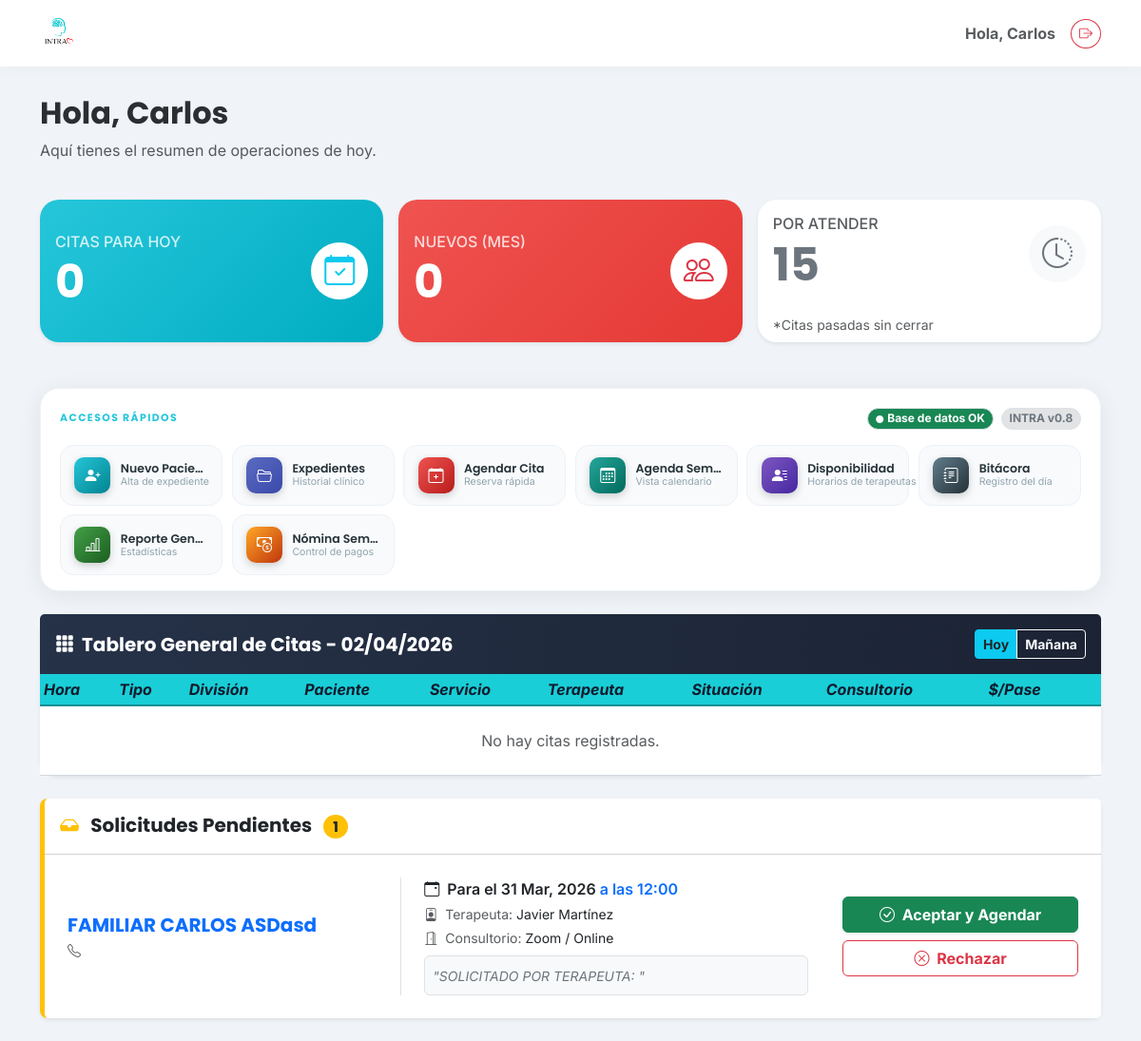
The app's page / (signed in), older data.
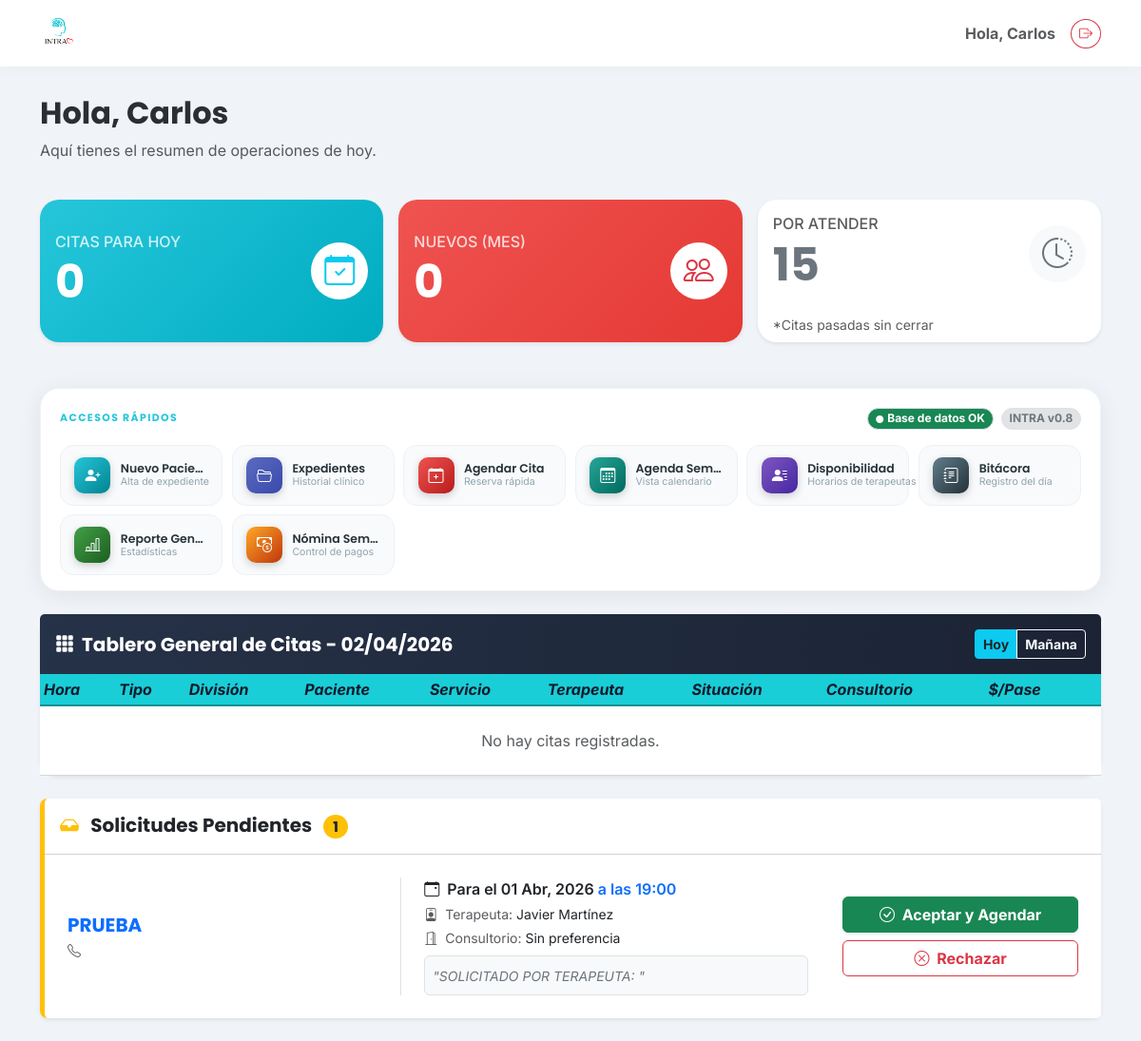
The same page, newer data.
### clinica/models.py (models this page shows, shortened)
class SolicitudCita(models.Model):
    ESTADOS = [
        ('pendiente', 'Pendiente'),
        ('aceptada', 'Aceptada'),
        ('rechazada', 'Rechazada'),
    ]
    paciente_nombre = models.CharField(max_length=150)
    telefono = models.CharField(max_length=20)
    fecha_deseada = models.DateField()
    hora_deseada = models.TimeField(null=True, blank=True)
    terapeuta = models.ForeignKey('Terapeuta', on_delete=models.SET_NULL, null=True, blank=True)
    consultorio = models.ForeignKey('Consultorio', on_delete=models.SET_NULL, null=True, blank=True)
    notas_paciente = models.TextField(blank=True, null=True, help_text="Mensaje original del paciente")
    estado = models.CharField(max_length=20, choices=ESTADOS, default='pendiente')
    motivo_rechazo = models.TextField(blank=True, null=True, help_text="Razón enviada al paciente si se rechaza")
    fecha_creacion = models.DateTimeField(auto_now_add=True)

class Terapeuta(models.Model):
    usuario = models.OneToOneField(User, on_delete=models.SET_NULL, null=True, blank=True, related_name='perfil_terapeuta')
    nombre = models.CharField(max_length=100)
    activo = models.BooleanField(default=True)
    def __str__(self):
        return self.nombre

class Consultorio(models.Model):
    SEDE_CHOICES = [
        ('republica',      'República'),
        ('morelos',        'Morelos'),
        ('colinas',        'Colinas'),
        ('trabajo_social', 'Trabajo Social'),
        ('zoom',           'Zoom / Online'),
        ('externo',        'Externo'),
    ]
    nombre = models.CharField(max_length=100)
    sede   = models.CharField(max_length=20, choices=SEDE_CHOICES, null=True, blank=True)
    def __str__(self):
        return self.nombre

### clinica/views.py (the view)
# urls.py: path('', clinica_views.home, name='home'),
@login_required
def home(request):
    if hasattr(request.user, 'perfil_terapeuta'):
        return redirect('portal_terapeuta')
    if hasattr(request.user, 'perfil_paciente'):
        return redirect('portal_paciente')
    if hasattr(request.user, 'perfil_empresa'):
        return redirect('portal_empresa')
    from django.utils import timezone
    from .forms import CitaForm
    from .models import SolicitudCita # <-- Importamos la sala de espera por si acaso
    hoy = timezone.now().date()
    mes_actual = timezone.now().month
    solicitudes_pendientes = SolicitudCita.objects.filter(estado='pendiente').order_by('fecha_creacion')
    citas_hoy_count = Cita.objects.filter(fecha=hoy).count()
    pendientes_count = Cita.objects.filter(
        fecha__lte=hoy,
        estatus__in=Cita.ESTATUS_ACTIVOS,
    ).count()
    pacientes_nuevos = Paciente.objects.filter(
        fecha_registro__month=mes_actual
    ).count()
    proximas_citas = Cita.objects.filter(
        fecha__gte=hoy,
        estatus__in=Cita.ESTATUS_ACTIVOS,
    ).order_by('fecha', 'hora')
    dia_tablero = request.GET.get('dia', 'hoy')
    if dia_tablero == 'manana':
        fecha_tablero = hoy + timedelta(days=1)
    else:
        dia_tablero = 'hoy'
        fecha_tablero = hoy
    citas_tablero = Cita.objects.filter(
        fecha=fecha_tablero,
    ).select_related(
        'division', 'servicio', 'terapeuta', 'consultorio', 'paciente'
    ).prefetch_related(
        'pacientes_adicionales'
    ).order_by('fecha', 'hora')
    return render(request, 'clinica/home.html', {
        'citas_hoy': citas_hoy_count,
        'pendientes': pendientes_count,
        'pacientes_nuevos': pacientes_nuevos,
        'proximas_citas': proximas_citas,
        'citas_tablero': citas_tablero,
        'dia_tablero': dia_tablero,
        'fecha_tablero': fecha_tablero,
        'hoy': hoy,
        'form': CitaForm(),
        'solicitudes_pendientes': solicitudes_pendientes, # <--- AQUI YA ESTA INCLUIDO EN EL PAQUETE
    })

### clinica/models.py (called while the page is built)
    def __str__(self):
        return self.nombre

    def __str__(self):
        return self.nombre

    def __str__(self):
        return self.nombre

### clinica/templates/clinica/home.html (shortened to what the changed rows need)
{% extends 'clinica/base.html' %}
{% load static %}
{% block content %}
<div class="row mb-4 animate__animated animate__fadeIn">
    <div class="col-12">
        <h2 class="fw-bold text-secondary-emphasis">
            Hola, {{ user.username|title }}
        </h2>
    </div>
</div>
<div class="row g-3 mb-5">
    <div class="col-md-4">
        <div class="card border-0 shadow-sm h-100" style="background: linear-gradient(135deg, #26C6DA 0%, #00ACC1 100%); color: white;">
            <div class="card-body d-flex align-items-center justify-content-between">
                <div>
                    <h1 class="fw-bold mb-0 display-5">{{ citas_hoy }}</h1>
                </div>
            </div>
        </div>
    </div>
    <div class="col-md-4">
        <div class="card border-0 shadow-sm h-100" style="background: linear-gradient(135deg, #EF5350 0%, #E53935 100%); color: white;">
            <div class="card-body d-flex align-items-center justify-content-between">
                <div>
                    <h1 class="fw-bold mb-0 display-5">{{ pacientes_nuevos }}</h1>
                </div>
            </div>
        </div>
    </div>
    <div class="col-md-4">
        <div class="card border-0 shadow-sm h-100 bg-white">
            <div class="card-body d-flex align-items-center justify-content-between">
                <div>
                    <h1 class="fw-bold mb-0 display-5 text-secondary">{{ pendientes }}</h1>
                </div>
            </div>
        </div>
    </div>
</div>
<div class="row mt-4">
    <div class="col-12">
        <div class="card shadow-sm border-0">
            <div class="card-body p-0">
                <div class="table-responsive">
                    <table class="table table-sm align-middle mb-0 tabla-tablero-citas">
                        <thead>
                            <tr>
                                <th>Hora</th>
                                <th>Tipo</th>
                                <th>División</th>
                                <th>Paciente</th>
                                <th>Servicio</th>
                                <th>Terapeuta</th>
                                <th>Situación</th>
                                <th>Consultorio</th>
                                <th>$/Pase</th>
                                <th></th>
                            </tr>
                        </thead>
                    </table>
                </div>
            </div>
        </div>
    </div>
</div>
<link href="https://cdn.jsdelivr.net/npm/select2@4.1.0-rc.0/dist/css/select2.min.css" rel="stylesheet" />
    {% if solicitudes_pendientes %}
    <div class="row mt-4 mb-4">
        <div class="col-12">
            <div class="card shadow-sm border-0 border-start border-warning border-5 rounded-3">
                <div class="list-group list-group-flush">
                    {% for solicitud in solicitudes_pendientes %}
                    <div class="list-group-item p-4 hover-bg-light">
                        <div class="row align-items-center">
                            <div class="col-md-4 mb-2 mb-md-0">
                                <h5 class="fw-bold text-primary mb-1">{{ solicitud.paciente_nombre }}</h5>
                                <p class="text-muted mb-0 small"><i class="bi bi-telephone me-1"></i> {{ solicitud.telefono }}</p>
                            </div>
                            <div class="col-md-5 mb-3 mb-md-0 border-start px-md-4">
                                <p class="mb-1 text-dark fw-semibold">
                                    <i class="bi bi-calendar-event me-1"></i> Para el {{ solicitud.fecha_deseada|date:"d M, Y" }}
                                    {% if solicitud.hora_deseada %}<span class="text-primary"> a las {{ solicitud.hora_deseada|time:"H:i" }}</span>{% endif %}
                                </p>
                                <p class="mb-1 text-muted small">
                                    <i class="bi bi-person-badge me-1"></i> Terapeuta: <span class="text-dark">{{ solicitud.terapeuta|default:"Sin preferencia" }}</span>
                                </p>
                                <p class="mb-1 text-muted small">
                                    <i class="bi bi-door-open me-1"></i> Consultorio: <span class="text-dark">{{ solicitud.consultorio|default:"Sin preferencia" }}</span>
                                </p>
                                {% if solicitud.notas_paciente %}
                                <div class="bg-light p-2 rounded mt-2 border">
                                    <small class="text-secondary fst-italic">"{{ solicitud.notas_paciente }}"</small>
                                </div>
                                {% endif %}
                            </div>
                            <div class="col-md-3 text-md-end text-center mt-3 mt-md-0">
                              <a href="{% url 'crear_cita' %}?solicitud={{ solicitud.id }}" class="btn btn-success fw-bold px-3 mb-2 w-100 shadow-sm">
                                    <i class="bi bi-check-circle me-1"></i> Aceptar y Agendar
                                </a>
                               <button type="button" class="btn btn-outline-danger fw-bold px-3 w-100" data-bs-toggle="modal" data-bs-target="#modalRechazar{{ solicitud.id }}">
                                    <i class="bi bi-x-circle me-1"></i> Rechazar
                                </button>
                            </div>
                        </div>
                    </div>
                    {% endfor %}
                </div>
            </div>
        </div>
    </div>
    {% endif %}
{% endblock %}

Row changes from the older to the newer data that the page shows:
no longer on this page (row edited): SolicitudCita: paciente_nombre "FAMILIAR CARLOS ASDasd", fecha_deseada "31 Mar, 2026", hora_deseada "12:00", terapeuta "Javier Martínez", consultorio "Zoom / Online", notas_paciente "SOLICITADO POR TERAPEUTA:"
added SolicitudCita: paciente_nombre "PRUEBA", fecha_deseada "01 Abr, 2026", hora_deseada "19:00", terapeuta "Javier Martínez", consultorio "Sin preferencia", notas_paciente "SOLICITADO POR TERAPEUTA:"
